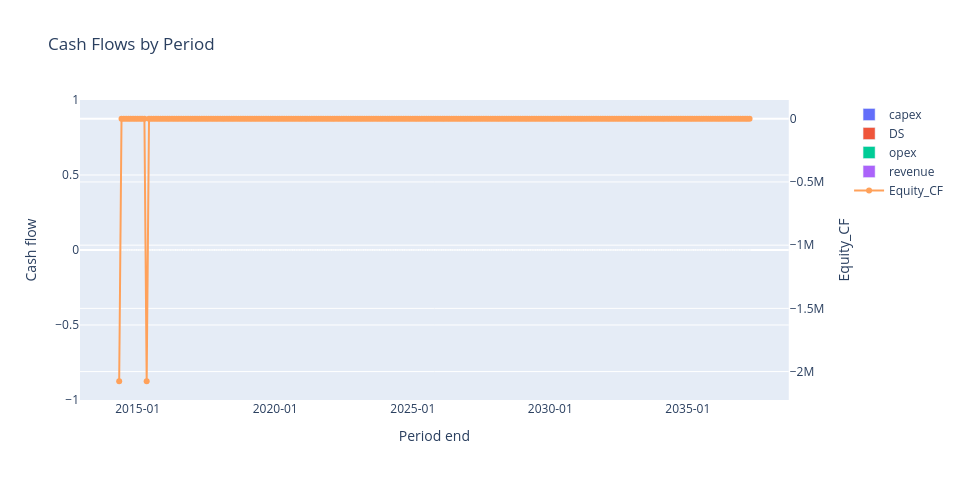

Notebook cell for this chart:
### Markdown cell above
Torque Study

### Code cell
import sys
sys.path.append(r"M:\Projects\Cost Model\HiperSim\WINPACT")
from core.Simulation import sweep


# define the parameter sweep space
parameter_space = {
    "WindFarm_overrides.external_response_path": [
        r"M:\Projects\Cost Model\HiperSim\WINPACT\examples\Inputs\HKN\External_Response\TS_DA_HKN_full_filled_small_gaps_only_TI_boost",
        r"M:\Projects\Cost Model\HiperSim\WINPACT\examples\Inputs\HKN\External_Response\HKN_TS_DA_HKN_Revenue_shutdown_500_TI_boost",
        r"M:\Projects\Cost Model\HiperSim\WINPACT\examples\Inputs\HKN\External_Response\HKN_TS_DA_HKN_Revenue_shutdown_800_TI_boost",
        r"M:\Projects\Cost Model\HiperSim\WINPACT\examples\Inputs\HKN\External_Response\HKN_TS_DA_HKN_Revenue_shutdown_1000_TI_boost",
        r"M:\Projects\Cost Model\HiperSim\WINPACT\examples\Inputs\HKN\External_Response\HKN_TS_DA_HKN_Revenue_shutdown_1200_TI_boost",
        r"M:\Projects\Cost Model\HiperSim\WINPACT\examples\Inputs\HKN\External_Response\HKN_TS_DA_HKN_Revenue_shutdown_1400_TI_boost",
        r"M:\Projects\Cost Model\HiperSim\WINPACT\examples\Inputs\HKN\External_Response\HKN_TS_DA_HKN_Revenue_shutdown_1600_TI_boost",
    ], 
    "Revenue_overrides.scheme_type": [
        "FiT",
        "CfD",
        "Market",
    ],
}

df = sweep(
    library_path=r"M:\Projects\Cost Model\HiperSim\WINPACT\examples\Inputs\HKN",
    base_config_path="Config.yaml",
    parameter_space=parameter_space,
    base_seed=42,
    replicates=1,
    resume=True,
    name="HKN_TI_boost_test",
    result_directory=r"M:\Projects\Cost Model\HiperSim\WINPACT\results"
)

print(df)

### Figure 1 — Plotly figure (JSON) as saved in the notebook; plotly's stock layout.template omitted (floating-point values rounded to 4 significant figures; data arrays with more than 128 entries replaced by an {"elided": "..."} marker saying what was removed)
{"data": [{"name": "capex", "offsetgroup": "0", "type": "bar", "x": {"elided": "276 str values"}, "xaxis": "x", "y": {"elided": "276 float values"}, "yaxis": "y"}, {"name": "DS", "offsetgroup": "1", "type": "bar", "x": {"elided": "276 str values"}, "xaxis": "x", "y": {"elided": "276 float values"}, "yaxis": "y"}, {"name": "opex", "offsetgroup": "2", "type": "bar", "x": {"elided": "276 str values"}, "xaxis": "x", "y": {"elided": "276 float values"}, "yaxis": "y"}, {"name": "revenue", "offsetgroup": "3", "type": "bar", "x": {"elided": "276 str values"}, "xaxis": "x", "y": {"elided": "276 float values"}, "yaxis": "y"}, {"mode": "lines+markers", "name": "Equity_CF", "type": "scatter", "x": {"elided": "276 str values"}, "xaxis": "x", "y": {"elided": "276 float values"}, "yaxis": "y2"}], "layout": {"barmode": "group", "height": 480, "hovermode": "x unified", "title": {"text": "Cash Flows by Period"}, "width": 960, "xaxis": {"anchor": "y", "domain": [0, 0.94], "tickformat": "%Y-%m", "title": {"text": "Period end"}}, "yaxis": {"anchor": "x", "domain": [0, 1], "title": {"text": "Cash flow"}}, "yaxis2": {"anchor": "x", "overlaying": "y", "side": "right", "title": {"text": "Equity_CF"}}}}
